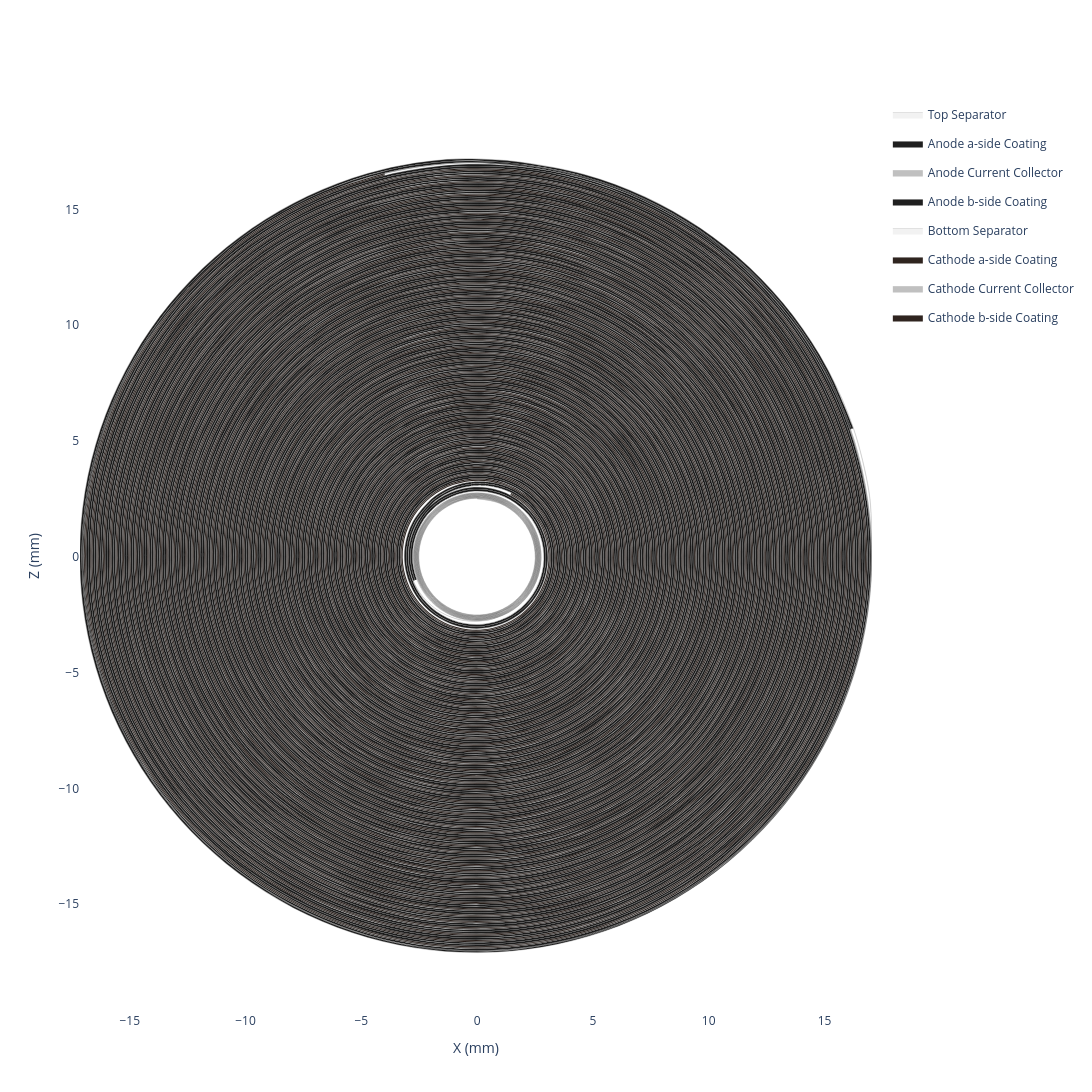

The notebook cell saved with this chart:
### Code cell
my_jellyroll.get_spiral_plot(height=1300, width=1300).show()

### Figure 1 — Plotly figure (JSON) as saved in the notebook; plotly's stock layout.template omitted (floating-point values rounded to 4 significant figures; data arrays with more than 128 entries replaced by an {"elided": "..."} marker saying what was removed)
{"data": [{"customdata": {"elided": "4368x6 float values"}, "fill": "toself", "fillcolor": "#f2f2f2", "hovertemplate": "<b>Top Separator (Extruded)</b><br>Theta: %{customdata[0]:.2f}°<br>Unwrapped Length: %{customdata[1]:.2f} mm<br>Radius: %{customdata[2]:.2f} mm<br>X: %{customdata[3]:.2f} mm<br>Z: %{customdata[4]:.2f} mm<br>Turns: %{customdata[5]:.2f}<extra></extra>", "legendgroup": "Top Separator", "line": {"color": "black", "shape": "spline", "width": 0.1}, "mode": "lines", "name": "Top Separator", "type": "scatter", "x": {"elided": "4368 float values"}, "y": {"elided": "4368 float values"}}, {"customdata": {"elided": "3518x6 float values"}, "fill": "toself", "fillcolor": "#1f1f1f", "hovertemplate": "<b>Anode a-side Coating (Extruded)</b><br>Theta: %{customdata[0]:.2f}°<br>Unwrapped Length: %{customdata[1]:.2f} mm<br>Radius: %{customdata[2]:.2f} mm<br>X: %{customdata[3]:.2f} mm<br>Z: %{customdata[4]:.2f} mm<br>Turns: %{customdata[5]:.2f}<extra></extra>", "legendgroup": "Anode a-side Coating", "line": {"color": "black", "shape": "spline", "width": 0.1}, "mode": "lines", "name": "Anode a-side Coating", "type": "scatter", "x": {"elided": "3518 float values"}, "y": {"elided": "3518 float values"}}, {"customdata": {"elided": "3518x6 float values"}, "fill": "toself", "fillcolor": "#C0C0C0", "hovertemplate": "<b>Anode Current Collector (Extruded)</b><br>Theta: %{customdata[0]:.2f}°<br>Unwrapped Length: %{customdata[1]:.2f} mm<br>Radius: %{customdata[2]:.2f} mm<br>X: %{customdata[3]:.2f} mm<br>Z: %{customdata[4]:.2f} mm<br>Turns: %{customdata[5]:.2f}<extra></extra>", "legendgroup": "Anode Current Collector", "line": {"color": "black", "shape": "spline", "width": 0.1}, "mode": "lines", "name": "Anode Current Collector", "type": "scatter", "x": {"elided": "3518 float values"}, "y": {"elided": "3518 float values"}}, {"customdata": {"elided": "3518x6 float values"}, "fill": "toself", "fillcolor": "#1f1f1f", "hovertemplate": "<b>Anode b-side Coating (Extruded)</b><br>Theta: %{customdata[0]:.2f}°<br>Unwrapped Length: %{customdata[1]:.2f} mm<br>Radius: %{customdata[2]:.2f} mm<br>X: %{customdata[3]:.2f} mm<br>Z: %{customdata[4]:.2f} mm<br>Turns: %{customdata[5]:.2f}<extra></extra>", "legendgroup": "Anode b-side Coating", "line": {"color": "black", "shape": "spline", "width": 0.1}, "mode": "lines", "name": "Anode b-side Coating", "type": "scatter", "x": {"elided": "3518 float values"}, "y": {"elided": "3518 float values"}}, {"customdata": {"elided": "4368x6 float values"}, "fill": "toself", "fillcolor": "#f2f2f2", "hovertemplate": "<b>Bottom Separator (Extruded)</b><br>Theta: %{customdata[0]:.2f}°<br>Unwrapped Length: %{customdata[1]:.2f} mm<br>Radius: %{customdata[2]:.2f} mm<br>X: %{customdata[3]:.2f} mm<br>Z: %{customdata[4]:.2f} mm<br>Turns: %{customdata[5]:.2f}<extra></extra>", "legendgroup": "Bottom Separator", "line": {"color": "black", "shape": "spline", "width": 0.1}, "mode": "lines", "name": "Bottom Separator", "type": "scatter", "x": {"elided": "4368 float values"}, "y": {"elided": "4368 float values"}}, {"customdata": {"elided": "3234x6 float values"}, "fill": "toself", "fillcolor": "#2f241f", "hovertemplate": "<b>Cathode a-side Coating (Extruded)</b><br>Theta: %{customdata[0]:.2f}°<br>Unwrapped Length: %{customdata[1]:.2f} mm<br>Radius: %{customdata[2]:.2f} mm<br>X: %{customdata[3]:.2f} mm<br>Z: %{customdata[4]:.2f} mm<br>Turns: %{customdata[5]:.2f}<extra></extra>", "legendgroup": "Cathode a-side Coating", "line": {"color": "black", "shape": "spline", "width": 0.1}, "mode": "lines", "name": "Cathode a-side Coating", "type": "scatter", "x": {"elided": "3234 float values"}, "y": {"elided": "3234 float values"}}, {"customdata": {"elided": "3234x6 float values"}, "fill": "toself", "fillcolor": "#C0C0C0", "hovertemplate": "<b>Cathode Current Collector (Extruded)</b><br>Theta: %{customdata[0]:.2f}°<br>Unwrapped Length: %{customdata[1]:.2f} mm<br>Radius: %{customdata[2]:.2f} mm<br>X: %{customdata[3]:.2f} mm<br>Z: %{customdata[4]:.2f} mm<br>Turns: %{customdata[5]:.2f}<extra></extra>", "legendgroup": "Cathode Current Collector", "line": {"color": "black", "shape": "spline", "width": 0.1}, "mode": "lines", "name": "Cathode Current Collector", "type": "scatter", "x": {"elided": "3234 float values"}, "y": {"elided": "3234 float values"}}, {"customdata": {"elided": "3234x6 float values"}, "fill": "toself", "fillcolor": "#2f241f", "hovertemplate": "<b>Cathode b-side Coating (Extruded)</b><br>Theta: %{customdata[0]:.2f}°<br>Unwrapped Length: %{customdata[1]:.2f} mm<br>Radius: %{customdata[2]:.2f} mm<br>X: %{customdata[3]:.2f} mm<br>Z: %{customdata[4]:.2f} mm<br>Turns: %{customdata[5]:.2f}<extra></extra>", "legendgroup": "Cathode b-side Coating", "line": {"color": "black", "shape": "spline", "width": 0.1}, "mode": "lines", "name": "Cathode b-side Coating", "type": "scatter", "x": {"elided": "3234 float values"}, "y": {"elided": "3234 float values"}}, {"customdata": {"elided": "2182x6 float values"}, "hovertemplate": "<b>Top Separator</b><br>Theta: %{customdata[0]:.2f}°<br>Unwrapped Length: %{customdata[1]:.2f} mm<br>Radius: %{customdata[2]:.2f} mm<br>X: %{customdata[3]:.2f} mm<br>Z: %{customdata[4]:.2f} mm<br>Turns: %{customdata[5]:.2f}<extra></extra>", "legendgroup": "Top Separator", "line": {"color": "#f2f2f2", "shape": "spline", "width": 0}, "mode": "lines", "name": "Top Separator", "showlegend": false, "type": "scatter", "x": {"elided": "2182 float values"}, "y": {"elided": "2182 float values"}}, {"customdata": {"elided": "1757x6 float values"}, "hovertemplate": "<b>Anode a-side Coating</b><br>Theta: %{customdata[0]:.2f}°<br>Unwrapped Length: %{customdata[1]:.2f} mm<br>Radius: %{customdata[2]:.2f} mm<br>X: %{customdata[3]:.2f} mm<br>Z: %{customdata[4]:.2f} mm<br>Turns: %{customdata[5]:.2f}<extra></extra>", "legendgroup": "Anode a-side Coating", "line": {"color": "#1f1f1f", "shape": "spline", "width": 0}, "mode": "lines", "name": "Anode a-side Coating", "showlegend": false, "type": "scatter", "x": {"elided": "1757 float values"}, "y": {"elided": "1757 float values"}}, {"customdata": {"elided": "1757x6 float values"}, "hovertemplate": "<b>Anode Current Collector</b><br>Theta: %{customdata[0]:.2f}°<br>Unwrapped Length: %{customdata[1]:.2f} mm<br>Radius: %{customdata[2]:.2f} mm<br>X: %{customdata[3]:.2f} mm<br>Z: %{customdata[4]:.2f} mm<br>Turns: %{customdata[5]:.2f}<extra></extra>", "legendgroup": "Anode Current Collector", "line": {"color": "#C0C0C0", "shape": "spline", "width": 0}, "mode": "lines", "name": "Anode Current Collector", "showlegend": false, "type": "scatter", "x": {"elided": "1757 float values"}, "y": {"elided": "1757 float values"}}, {"customdata": {"elided": "1757x6 float values"}, "hovertemplate": "<b>Anode b-side Coating</b><br>Theta: %{customdata[0]:.2f}°<br>Unwrapped Length: %{customdata[1]:.2f} mm<br>Radius: %{customdata[2]:.2f} mm<br>X: %{customdata[3]:.2f} mm<br>Z: %{customdata[4]:.2f} mm<br>Turns: %{customdata[5]:.2f}<extra></extra>", "legendgroup": "Anode b-side Coating", "line": {"color": "#1f1f1f", "shape": "spline", "width": 0}, "mode": "lines", "name": "Anode b-side Coating", "showlegend": false, "type": "scatter", "x": {"elided": "1757 float values"}, "y": {"elided": "1757 float values"}}, {"customdata": {"elided": "2182x6 float values"}, "hovertemplate": "<b>Bottom Separator</b><br>Theta: %{customdata[0]:.2f}°<br>Unwrapped Length: %{customdata[1]:.2f} mm<br>Radius: %{customdata[2]:.2f} mm<br>X: %{customdata[3]:.2f} mm<br>Z: %{customdata[4]:.2f} mm<br>Turns: %{customdata[5]:.2f}<extra></extra>", "legendgroup": "Bottom Separator", "line": {"color": "#f2f2f2", "shape": "spline", "width": 0}, "mode": "lines", "name": "Bottom Separator", "showlegend": false, "type": "scatter", "x": {"elided": "2182 float values"}, "y": {"elided": "2182 float values"}}, {"customdata": {"elided": "1615x6 float values"}, "hovertemplate": "<b>Cathode a-side Coating</b><br>Theta: %{customdata[0]:.2f}°<br>Unwrapped Length: %{customdata[1]:.2f} mm<br>Radius: %{customdata[2]:.2f} mm<br>X: %{customdata[3]:.2f} mm<br>Z: %{customdata[4]:.2f} mm<br>Turns: %{customdata[5]:.2f}<extra></extra>", "legendgroup": "Cathode a-side Coating", "line": {"color": "#2f241f", "shape": "spline", "width": 0}, "mode": "lines", "name": "Cathode a-side Coating", "showlegend": false, "type": "scatter", "x": {"elided": "1615 float values"}, "y": {"elided": "1615 float values"}}, {"customdata": {"elided": "1615x6 float values"}, "hovertemplate": "<b>Cathode Current Collector</b><br>Theta: %{customdata[0]:.2f}°<br>Unwrapped Length: %{customdata[1]:.2f} mm<br>Radius: %{customdata[2]:.2f} mm<br>X: %{customdata[3]:.2f} mm<br>Z: %{customdata[4]:.2f} mm<br>Turns: %{customdata[5]:.2f}<extra></extra>", "legendgroup": "Cathode Current Collector", "line": {"color": "#C0C0C0", "shape": "spline", "width": 0}, "mode": "lines", "name": "Cathode Current Collector", "showlegend": false, "type": "scatter", "x": {"elided": "1615 float values"}, "y": {"elided": "1615 float values"}}, {"customdata": {"elided": "1615x6 float values"}, "hovertemplate": "<b>Cathode b-side Coating</b><br>Theta: %{customdata[0]:.2f}°<br>Unwrapped Length: %{customdata[1]:.2f} mm<br>Radius: %{customdata[2]:.2f} mm<br>X: %{customdata[3]:.2f} mm<br>Z: %{customdata[4]:.2f} mm<br>Turns: %{customdata[5]:.2f}<extra></extra>", "legendgroup": "Cathode b-side Coating", "line": {"color": "#2f241f", "shape": "spline", "width": 0}, "mode": "lines", "name": "Cathode b-side Coating", "showlegend": false, "type": "scatter", "x": {"elided": "1615 float values"}, "y": {"elided": "1615 float values"}}], "layout": {"height": 1300, "hovermode": "closest", "paper_bgcolor": "white", "plot_bgcolor": "white", "width": 1300, "xaxis": {"scaleanchor": "y", "title": {"text": "X (mm)"}, "zeroline": false}, "yaxis": {"title": {"text": "Z (mm)"}, "zeroline": false}}}
